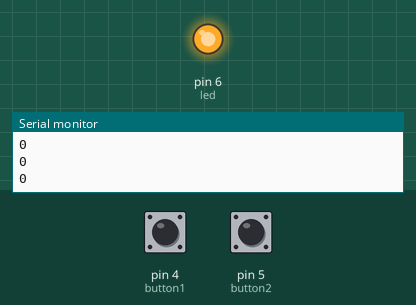
The sketch below on a simulated Arduino Uno, built with avr-gcc and run on an emulated ATmega328P. Parts: output pins drawn as LEDs (lit = HIGH), the last lines printed to the serial monitor. Dashed ring = blinking. Inputs (shaded band) come from the test bench; at power-on: pin 4 (button1) LOW, pin 5 (button2) LOW.

Above: at 1.2 s.
1.3 s: pin 4 (button1) pulled HIGH for 1 s
At 3.2 s:
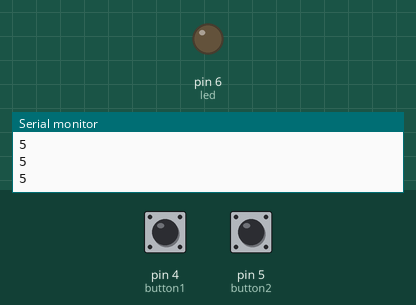
3.8 s: pin 5 (button2) pulled HIGH for 1 s
At 3.9 s:
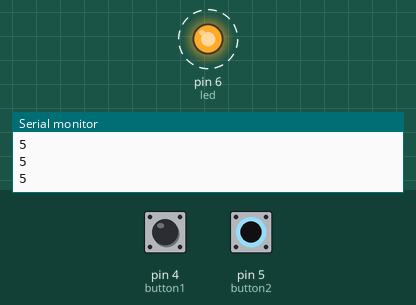
6.3 s: pin 4 (button1) pulled HIGH for 0.25 s
At 7.6 s:
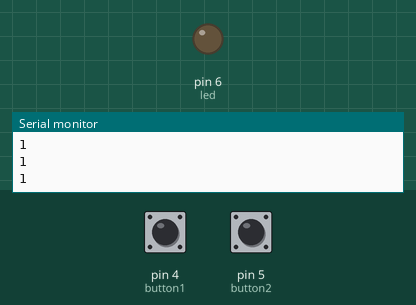
Timing chart, 0 to 9.3 s (numbered marks = the images above; inputs shaded):
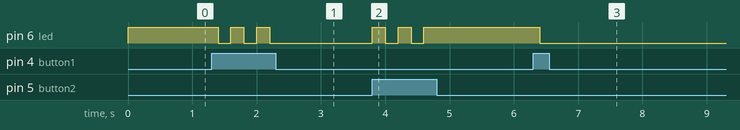

The sketch:

_2ButtonCount.ino
```cpp
#define button1 4
#define button2 5
#define led 6
#define button1Press digitalRead(button1)
#define button2Press digitalRead(button2)
#define ledOn digitalWrite(led, HIGH)
#define ledOff digitalWrite(led, LOW)

byte compteur = B000;


void setup() {
  // put your setup code here, to run once:
  pinMode(button1, INPUT);
  pinMode(button2, INPUT);
  pinMode(led, OUTPUT);
  Serial.begin(9600);
}

void loop() {

  Serial.println(compteur);
  // put your main code here, to run repeatedly:
  if(button1Press && compteur < B111 ){
    compteur++;
  }

  if(button2Press && compteur > B000 ){
    compteur--;
  }

  if(compteur % 2 == 0){
     ledOn;
  }
  else{
     ledOff;
  }
  delay(200);
}
```

Measured:
- after the input at 1.3 s, pin 6 (led): alternates HIGH for 0.20 s and LOW for 0.20 s, 5 changes in all, then stays LOW, starting after 0.10 s
- after the input at 3.8 s, pin 6 (led): alternates HIGH for 0.20 s and LOW for 0.20 s, 5 changes in all, then stays HIGH, starting at once
- after the input at 6.3 s, pin 6 (led): HIGH → LOW after 0.10 s
